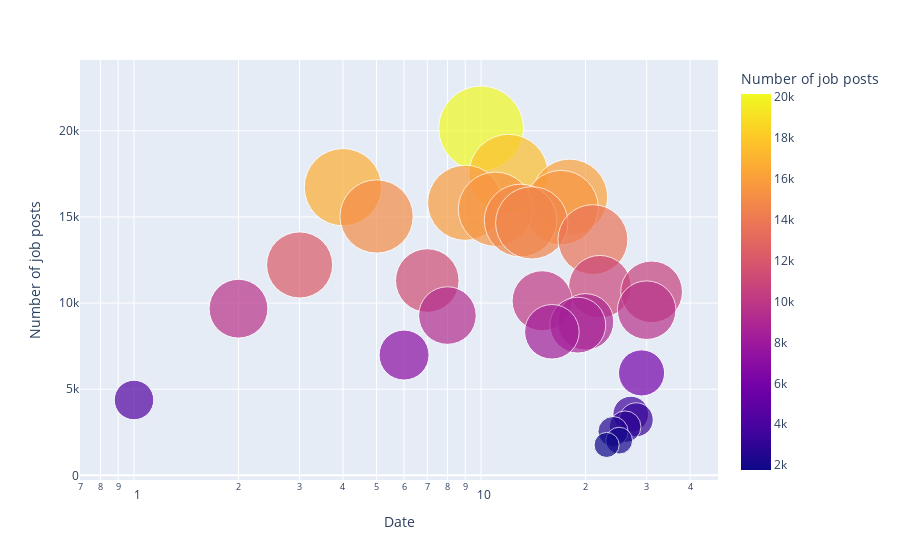

The code cell stored with this chart in its notebook:
### Code cell
fig = px.scatter(dj, x="Date", y="Number of job posts",size="Number of job posts", color="Number of job posts", log_x=True, size_max=60)
fig.show()

### Figure 1 — Plotly figure (JSON) as saved in the notebook; plotly's stock layout.template omitted (floating-point values rounded to 4 significant figures)
{"data": [{"hoverlabel": {"namelength": 0}, "hovertemplate": "Date=%{x}<br>Number of job posts=%{marker.color}", "legendgroup": "", "marker": {"color": [20138, 17503, 16728, 16151, 15822, 15539, 15448, 15028, 14793, 14656, 13684, 12215, 11309, 10950, 10652, 10132, 9675, 9589, 9276, 8910, 8720, 8332, 6984, 5946, 4374, 3557, 3225, 2820, 2542, 2015, 1764], "coloraxis": "coloraxis", "size": [20138, 17503, 16728, 16151, 15822, 15539, 15448, 15028, 14793, 14656, 13684, 12215, 11309, 10950, 10652, 10132, 9675, 9589, 9276, 8910, 8720, 8332, 6984, 5946, 4374, 3557, 3225, 2820, 2542, 2015, 1764], "sizemode": "area", "sizeref": 5.594, "symbol": "circle"}, "mode": "markers", "name": "", "showlegend": false, "type": "scatter", "x": [10, 12, 4, 18, 9, 17, 11, 5, 13, 14, 21, 3, 7, 22, 31, 15, 2, 30, 8, 20, 19, 16, 6, 29, 1, 27, 28, 26, 24, 25, 23], "xaxis": "x", "y": [20138, 17503, 16728, 16151, 15822, 15539, 15448, 15028, 14793, 14656, 13684, 12215, 11309, 10950, 10652, 10132, 9675, 9589, 9276, 8910, 8720, 8332, 6984, 5946, 4374, 3557, 3225, 2820, 2542, 2015, 1764], "yaxis": "y"}], "layout": {"coloraxis": {"colorbar": {"title": {"text": "Number of job posts"}}, "colorscale": [[0, "#0d0887"], [0.1111, "#46039f"], [0.2222, "#7201a8"], [0.3333, "#9c179e"], [0.4444, "#bd3786"], [0.5556, "#d8576b"], [0.6667, "#ed7953"], [0.7778, "#fb9f3a"], [0.8889, "#fdca26"], [1, "#f0f921"]]}, "legend": {"itemsizing": "constant", "tracegroupgap": 0}, "margin": {"t": 60}, "xaxis": {"anchor": "y", "domain": [0, 1], "title": {"text": "Date"}, "type": "log"}, "yaxis": {"anchor": "x", "domain": [0, 1], "title": {"text": "Number of job posts"}}}}
